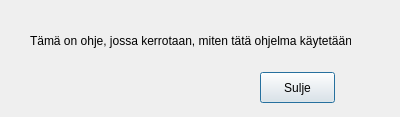
<?xml version="1.0" encoding="UTF-8"?>
<ui version="4.0">
 <class>Dialog</class>
 <widget class="QDialog" name="Dialog">
  <property name="geometry">
   <rect>
    <x>0</x>
    <y>0</y>
    <width>400</width>
    <height>117</height>
   </rect>
  </property>
  <property name="windowTitle">
   <string>Dialog</string>
  </property>
  <widget class="QLabel" name="label">
   <property name="geometry">
    <rect>
     <x>30</x>
     <y>20</y>
     <width>321</width>
     <height>41</height>
    </rect>
   </property>
   <property name="text">
    <string>Tämä on ohje, jossa kerrotaan, miten tätä ohjelma käytetään</string>
   </property>
  </widget>
  <widget class="QPushButton" name="closePushButton">
   <property name="geometry">
    <rect>
     <x>260</x>
     <y>72</y>
     <width>75</width>
     <height>31</height>
    </rect>
   </property>
   <property name="text">
    <string>Sulje</string>
   </property>
  </widget>
 </widget>
 <resources/>
 <connections/>
</ui>
